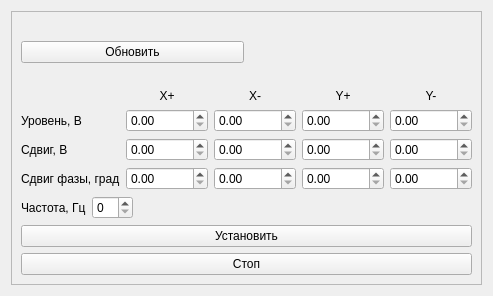
<?xml version="1.0" encoding="UTF-8"?>
<ui version="4.0">
 <class>Imitator_BRG_GUI</class>
 <widget class="QWidget" name="Imitator_BRG_GUI">
  <property name="geometry">
   <rect>
    <x>0</x>
    <y>0</y>
    <width>493</width>
    <height>296</height>
   </rect>
  </property>
  <property name="sizePolicy">
   <sizepolicy hsizetype="Fixed" vsizetype="Fixed">
    <horstretch>0</horstretch>
    <verstretch>0</verstretch>
   </sizepolicy>
  </property>
  <property name="windowTitle">
   <string>Form</string>
  </property>
  <layout class="QVBoxLayout" name="verticalLayout_2">
   <item>
    <widget class="QFrame" name="frame_2">
     <property name="frameShape">
      <enum>QFrame::StyledPanel</enum>
     </property>
     <property name="frameShadow">
      <enum>QFrame::Raised</enum>
     </property>
     <layout class="QVBoxLayout" name="verticalLayout_3">
      <item>
       <layout class="QHBoxLayout" name="horizontalLayout">
        <item>
         <widget class="QPushButton" name="btn_refresh">
          <property name="text">
           <string>Обновить</string>
          </property>
         </widget>
        </item>
        <item>
         <widget class="QLabel" name="lbl_state">
          <property name="alignment">
           <set>Qt::AlignCenter</set>
          </property>
         </widget>
        </item>
       </layout>
      </item>
      <item>
       <layout class="QGridLayout" name="gridLayout">
        <item row="3" column="1">
         <widget class="QDoubleSpinBox" name="dsb_DAC_DOF_xp"/>
        </item>
        <item row="2" column="2">
         <widget class="QDoubleSpinBox" name="dsb_DAC_DGAIN_xn"/>
        </item>
        <item row="1" column="1">
         <widget class="QLabel" name="label_4">
          <property name="text">
           <string>X+</string>
          </property>
          <property name="alignment">
           <set>Qt::AlignCenter</set>
          </property>
         </widget>
        </item>
        <item row="3" column="0">
         <widget class="QLabel" name="label_8">
          <property name="sizePolicy">
           <sizepolicy hsizetype="Fixed" vsizetype="Preferred">
            <horstretch>0</horstretch>
            <verstretch>0</verstretch>
           </sizepolicy>
          </property>
          <property name="text">
           <string>Сдвиг, В</string>
          </property>
         </widget>
        </item>
        <item row="3" column="4">
         <widget class="QDoubleSpinBox" name="dsb_DAC_DOF_yn"/>
        </item>
        <item row="1" column="2">
         <widget class="QLabel" name="label_5">
          <property name="text">
           <string>X-</string>
          </property>
          <property name="alignment">
           <set>Qt::AlignCenter</set>
          </property>
         </widget>
        </item>
        <item row="4" column="2">
         <widget class="QDoubleSpinBox" name="dsb_DDS_PW_xn"/>
        </item>
        <item row="4" column="1">
         <widget class="QDoubleSpinBox" name="dsb_DDS_PW_xp"/>
        </item>
        <item row="3" column="2">
         <widget class="QDoubleSpinBox" name="dsb_DAC_DOF_xn"/>
        </item>
        <item row="3" column="3">
         <widget class="QDoubleSpinBox" name="dsb_DAC_DOF_yp"/>
        </item>
        <item row="4" column="0">
         <widget class="QLabel" name="label_9">
          <property name="sizePolicy">
           <sizepolicy hsizetype="Fixed" vsizetype="Preferred">
            <horstretch>0</horstretch>
            <verstretch>0</verstretch>
           </sizepolicy>
          </property>
          <property name="text">
           <string>Сдвиг фазы, град</string>
          </property>
         </widget>
        </item>
        <item row="2" column="3">
         <widget class="QDoubleSpinBox" name="dsb_DAC_DGAIN_yp"/>
        </item>
        <item row="1" column="4">
         <widget class="QLabel" name="label_7">
          <property name="text">
           <string>Y-</string>
          </property>
          <property name="alignment">
           <set>Qt::AlignCenter</set>
          </property>
         </widget>
        </item>
        <item row="1" column="3">
         <widget class="QLabel" name="label_6">
          <property name="text">
           <string>Y+</string>
          </property>
          <property name="alignment">
           <set>Qt::AlignCenter</set>
          </property>
         </widget>
        </item>
        <item row="2" column="0">
         <widget class="QLabel" name="label_3">
          <property name="sizePolicy">
           <sizepolicy hsizetype="Fixed" vsizetype="Preferred">
            <horstretch>0</horstretch>
            <verstretch>0</verstretch>
           </sizepolicy>
          </property>
          <property name="text">
           <string>Уровень, В</string>
          </property>
         </widget>
        </item>
        <item row="2" column="1">
         <widget class="QDoubleSpinBox" name="dsb_DAC_DGAIN_xp"/>
        </item>
        <item row="4" column="3">
         <widget class="QDoubleSpinBox" name="dsb_DDS_PW_yp"/>
        </item>
        <item row="2" column="4">
         <widget class="QDoubleSpinBox" name="dsb_DAC_DGAIN_yn"/>
        </item>
        <item row="4" column="4">
         <widget class="QDoubleSpinBox" name="dsb_DDS_PW_yn"/>
        </item>
       </layout>
      </item>
      <item>
       <layout class="QHBoxLayout" name="horizontalLayout_5">
        <item>
         <widget class="QLabel" name="label_10">
          <property name="sizePolicy">
           <sizepolicy hsizetype="Fixed" vsizetype="Preferred">
            <horstretch>0</horstretch>
            <verstretch>0</verstretch>
           </sizepolicy>
          </property>
          <property name="text">
           <string>Частота, Гц</string>
          </property>
         </widget>
        </item>
        <item>
         <widget class="QSpinBox" name="sb_DDS_TW"/>
        </item>
        <item>
         <spacer name="horizontalSpacer_2">
          <property name="orientation">
           <enum>Qt::Horizontal</enum>
          </property>
          <property name="sizeHint" stdset="0">
           <size>
            <width>40</width>
            <height>20</height>
           </size>
          </property>
         </spacer>
        </item>
       </layout>
      </item>
      <item>
       <widget class="QPushButton" name="btn_run">
        <property name="text">
         <string>Установить</string>
        </property>
       </widget>
      </item>
      <item>
       <widget class="QPushButton" name="btn_stop">
        <property name="text">
         <string>Стоп</string>
        </property>
       </widget>
      </item>
     </layout>
    </widget>
   </item>
  </layout>
 </widget>
 <tabstops>
  <tabstop>btn_refresh</tabstop>
  <tabstop>dsb_DAC_DGAIN_xp</tabstop>
  <tabstop>dsb_DAC_DGAIN_xn</tabstop>
  <tabstop>dsb_DAC_DGAIN_yp</tabstop>
  <tabstop>dsb_DAC_DGAIN_yn</tabstop>
  <tabstop>dsb_DAC_DOF_xp</tabstop>
  <tabstop>dsb_DAC_DOF_xn</tabstop>
  <tabstop>dsb_DAC_DOF_yp</tabstop>
  <tabstop>dsb_DAC_DOF_yn</tabstop>
  <tabstop>dsb_DDS_PW_xp</tabstop>
  <tabstop>dsb_DDS_PW_xn</tabstop>
  <tabstop>dsb_DDS_PW_yp</tabstop>
  <tabstop>dsb_DDS_PW_yn</tabstop>
  <tabstop>sb_DDS_TW</tabstop>
  <tabstop>btn_run</tabstop>
  <tabstop>btn_stop</tabstop>
 </tabstops>
 <resources/>
 <connections/>
</ui>
